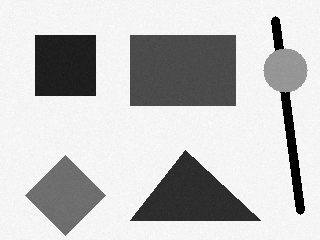
#> input picture pyrlk_tomasi_exercise/shi_tomasi_static/corners_static.png, 320 x 240 px
$ jupyter execute --allow-errors solution.ipynb
#> lines starting #> are read from the running program, lines starting #| are printed output that depends on the picture; after the words box and inside, x2 and y2 are one past the last pixel; in counts of white or black regions, pixels touching at a corner belong together
# Shi-Tomasi + PyrLK OpenCV Exercise

This notebook is intended as an exercise to practice several OpenCV calls, especially:

- `cv2.goodFeaturesToTrack`
- `cv2.calcOpticalFlowPyrLK`
- `cv2.circle`
- `cv2.line`

Run the notebook from inside the dataset folder so the relative file paths work.

[cell 1]
from pathlib import Path
import csv

import cv2
import numpy as np
import matplotlib.pyplot as plt

plt.rcParams['figure.figsize'] = (6, 6)

## Helper functions
These are provided so you can focus mainly on the OpenCV function calls.

[cell 2]
def read_gray(path):
    img = cv2.imread(str(path), cv2.IMREAD_GRAYSCALE)
#> img is the input picture: shape (240, 320); min 0, max 255, mean 193.6
    if img is None:
        raise FileNotFoundError(f'Could not read image: {path}')
    return img


def show_gray(img, title=''):
    plt.figure()
    plt.imshow(img, cmap='gray')
    plt.title(title)
    plt.axis('off')
    plt.show()


def show_bgr(img, title=''):
    plt.figure()
    plt.imshow(cv2.cvtColor(img, cv2.COLOR_BGR2RGB))
    plt.title(title)
    plt.axis('off')
    plt.show()


def draw_points(gray_img, points):
    vis = cv2.cvtColor(gray_img, cv2.COLOR_GRAY2BGR)

    if points is not None:
        for pt in points.reshape(-1, 2):
            x, y = pt.astype(int)
            cv2.circle(vis, (x, y), 5, (0, 255, 0), 2)

    return vis


def draw_tracks(gray_img, old_points, new_points):
    vis = cv2.cvtColor(gray_img, cv2.COLOR_GRAY2BGR)

    for old_pt, new_pt in zip(old_points.reshape(-1, 2), new_points.reshape(-1, 2)):
        x0, y0 = old_pt.astype(int)
        x1, y1 = new_pt.astype(int)

        cv2.circle(vis, (x1, y1), 5, (0, 255, 0), 2)
        cv2.line(vis, (x0, y0), (x1, y1), (255, 0, 0), 2)

    return vis


def load_ground_truth_points(csv_path):
    points_by_frame = {}
    with open(csv_path, newline='') as f:
        reader = csv.DictReader(f)
        for row in reader:
            frame = int(row['frame'])
            point_id = int(row['point_id'])
            x = float(row['x'])
            y = float(row['y'])
            points_by_frame.setdefault(frame, []).append((point_id, x, y))
    return points_by_frame

## Part 1: Shi-Tomasi corner detection

[cell 3]
image_path = Path('shi_tomasi_static/corners_static.png')
img = read_gray(image_path)
show_gray(img, 'Shi-Tomasi input image')

corners = cv2.goodFeaturesToTrack(img, maxCorners=50, qualityLevel=0.1, minDistance=8)
#> corners = 42 rows, first 8: [35, 35], [95, 35], [35, 95], [95, 95], [185, 151], [260, 220], [288, 92], [276, 49]

corner_vis = draw_points(img, corners)
#> the loop in draw_points, `for pt in points.reshape(-1, 2):` made 42 passes
#> (x, y) on passes 1 to 12: (35, 35), (95, 35), (35, 95), (95, 95), (185, 151), (260, 220), (288, 92), (276, 49), (130, 220), (130, 35), (130, 105), (235, 35)
#> after the loop in draw_points, `for pt in points.reshape(-1, 2):`:
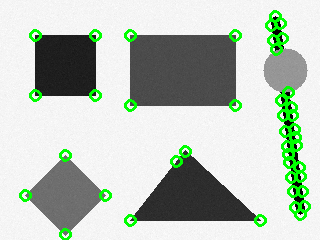
#> vis: shape (240, 320, 3); 4.46% of pixels changed, all inside (x1, y1, x2, y2) = (19, 10, 311, 240)
show_bgr(corner_vis, 'Student-detected Shi-Tomasi corners')

# Optional: save your output after you finish the TODOs.
# cv2.imwrite('shi_tomasi_static/student_detected_corners.png', corner_vis)

## Compare with approximate expected corners

[cell 4]
expected_vis = cv2.imread('shi_tomasi_static/corners_static_with_expected_points.png')
#> (the rest of this cell did not finish here and is left out)


## Part 2: PyrLK optical flow
Use Shi-Tomasi to find initial points in the first frame, then track them using `cv2.calcOpticalFlowPyrLK`.

[cell 5]
seq_dir = Path('pyrlk_sequence')
prev_img = read_gray(seq_dir / 'frame_00.png')
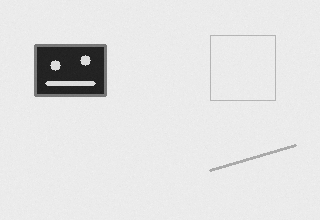
#> input picture pyrlk_tomasi_exercise/pyrlk_sequence/frame_00.png, 320 x 220 px
#> in read_gray, img is the input picture: shape (220, 320); min 29, max 244, mean 225.5
show_gray(prev_img, 'PyrLK frame_00')

prev_pts = cv2.goodFeaturesToTrack(prev_img, maxCorners=100, qualityLevel=0.1, minDistance=10)
#> prev_pts = [[94, 83], [46, 83], [82, 63], [52, 68], [103, 47], [37, 47], [35, 95], [103, 93], [209, 170], [296, 145]]

initial_vis = draw_points(prev_img, prev_pts)
#> the loop in draw_points (call 2), `for pt in points.reshape(-1, 2):` made 10 passes
#> after the loop in draw_points (call 2), `for pt in points.reshape(-1, 2):`:
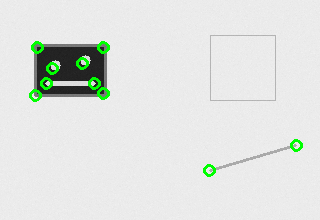
#> vis: shape (220, 320, 3); 1.28% of pixels changed, all inside (x1, y1, x2, y2) = (29, 41, 303, 177)
show_bgr(initial_vis, 'Initial feature points on frame_00')

[cell 6]
tracked_outputs = []

#> (the rest of this cell did not finish here and is left out)

## Display the tracked results

[cell 7]
for frame_idx, tracked_vis in tracked_outputs:
    show_bgr(tracked_vis, f'Student-tracked frame_{frame_idx:02d}')

## Ground-truth plotted points
These are included so students can visually compare their tracking results.

[cell 8]
gt_vis_0 = cv2.imread('pyrlk_sequence/ground_truth_plotted_00.png')
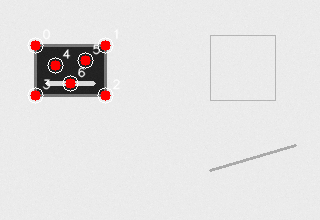
#> input picture pyrlk_tomasi_exercise/pyrlk_sequence/ground_truth/ground_truth_plotted_00.png, 320 x 220 px, found by its file name
#> gt_vis_0 is the input picture: shape (220, 320, 3); mean B, G, R 224.9, 224.9, 227
gt_vis_all = cv2.imread('pyrlk_sequence/ground_truth_tracks_all.png')
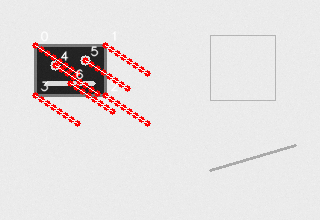
#> input picture pyrlk_tomasi_exercise/pyrlk_sequence/ground_truth/ground_truth_tracks_all.png, 320 x 220 px, found by its file name
#> gt_vis_all is the input picture: shape (220, 320, 3); mean B, G, R 223, 223, 227.9
show_bgr(gt_vis_0, 'Ground-truth plotted points: frame_00')
show_bgr(gt_vis_all, 'Ground-truth trajectories across all frames')
